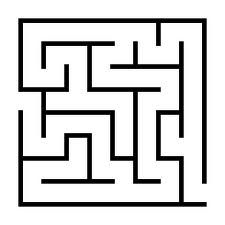
#> input picture src/codes/maze.jpg, 225 x 225 px
$ python rrt2.py   (Python 2 division)   (older library calls are emulated)
#> lines starting #> are read from the running program, lines starting #| are printed output that depends on the picture
import numpy as np
from matplotlib import pyplot as ppl
from matplotlib import cm
from scipy.misc import imread
import random, sys, math, os.path
import cv2

MAP_IMG = './maze.jpg' # Black and white image for a map
MIN_NUM_VERT = 20 # Minimum number of vertex in the graph
MAX_NUM_VERT = 4000 # Maximum number of vertex in the graph
STEP_DISTANCE = 100 # Maximum distance between two vertex
SEED = None # For random numbers

# [168 lines left out: functions rapidlyExploringRandomTree, searchPath, addToGraph, connectPoints, findNearestPoint, not called in this run]

def selectStartGoalPoints(ax, img):
  print 'Select a starting point'
  ax.set_xlabel('Select a starting point')
  occupied = True
  while(occupied):
    point = ppl.ginput(1, timeout=-1, show_clicks=True, mouse_pop=2)
    start = [ round(point[0][0]), round(point[0][1]) ]
    if(img[int(start[1])][int(start[0])] == 255):
      occupied = False
      ax.plot(start[0], start[1], '.r')
    else:
      print 'Cannot place a starting point there'
      ax.set_xlabel('Cannot place a starting point there, choose another point')

  print 'Select a goal point'
  ax.set_xlabel('Select a goal point')
  occupied = True
  while(occupied):
    point = ppl.ginput(1, timeout=-1, show_clicks=False, mouse_pop=2)
    goal = [ round(point[0][0]), round(point[0][1]) ]
    if(img[int(goal[1])][int(goal[0])] == 255):
      occupied = False
      ax.plot(goal[0], goal[1], '.b')
    else:
      print 'Cannot place a goal point there'
      ax.set_xlabel('Cannot place a goal point there, choose another point')

  ppl.draw()
  return start, goal

def main():
  print 'Loading map... with file \'', MAP_IMG,'\''
  img = imread(MAP_IMG, mode="L")
#> img: shape (225, 225); min 0, max 255, mean 211.8
  print(type(img))
#| <class 'numpy.ndarray'>

  kernel = np.ones((3,3),np.uint8)
  img = cv2.dilate(img,kernel,iterations = 1)
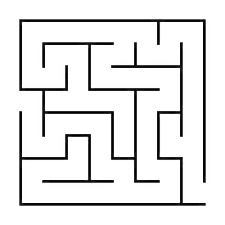
#> img: shape (225, 225); min 0, max 255, mean 230.9
  img = cv2.erode(img,kernel,iterations = 1)
  fig = ppl.gcf()
  fig.clf()
  ax = fig.add_subplot(1, 1, 1)
  ax.imshow(img, cmap=cm.Greys_r)
  ax.axis('image')
  ppl.draw()
  print 'Map is', len(img[0]), 'x', len(img)
#| Map is 225 x 225
  start, goal = selectStartGoalPoints(ax, img)
  path = rapidlyExploringRandomTree(ax, img, start, goal, seed=SEED)

if len(sys.argv) > 2:
  print 'Only one argument is needed'
elif len(sys.argv) > 1:
  if os.path.isfile(sys.argv[1]):
    MAP_IMG = sys.argv[1]
  else:
    print sys.argv[1], 'is not a file'


#> (the run stopped early here; a loop or call above may not have finished)

$ run again, with src/codes/2.jpg copied over src/codes/maze.jpg
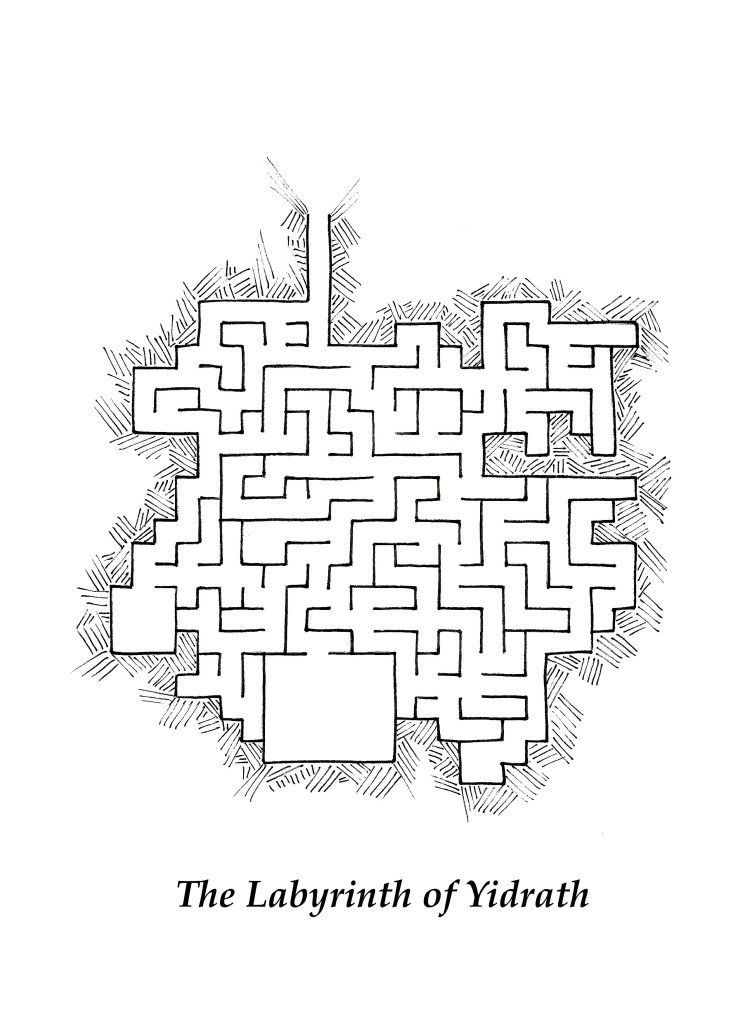
#> input picture src/codes/2.jpg, 745 x 1024 px
#| <class 'numpy.ndarray'>
#> in main, `img = cv2.dilate(img,kernel,iterations = 1)`:
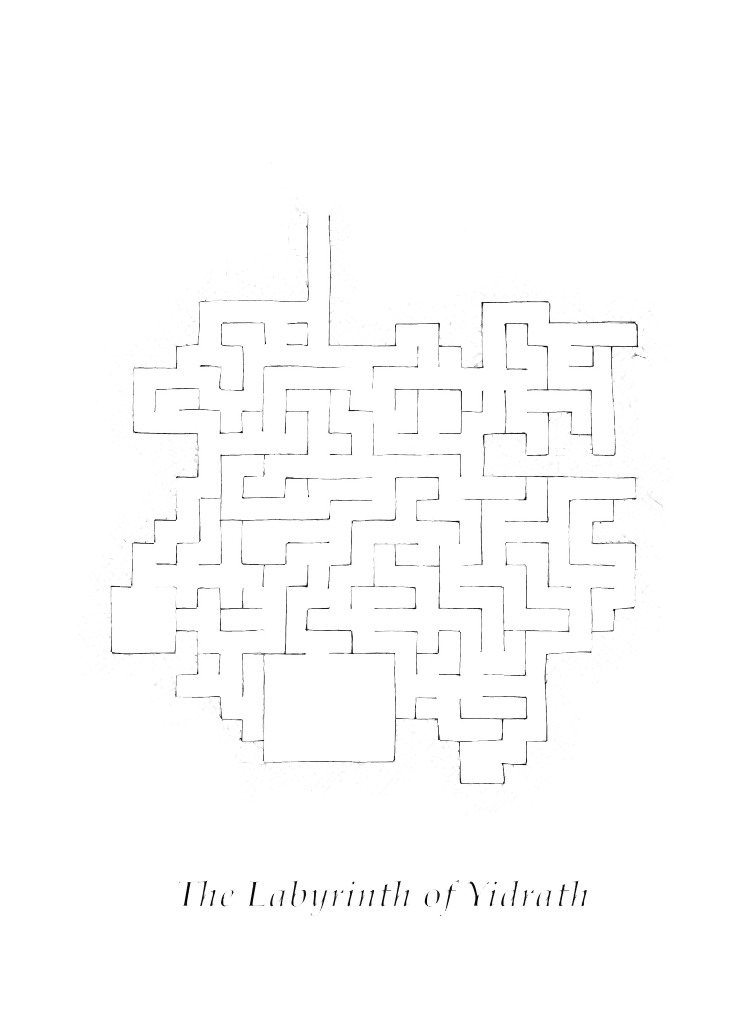
#> img: shape (1024, 745); min 1, max 255, mean 253
#> in main, `img = cv2.erode(img,kernel,iterations = 1)`:
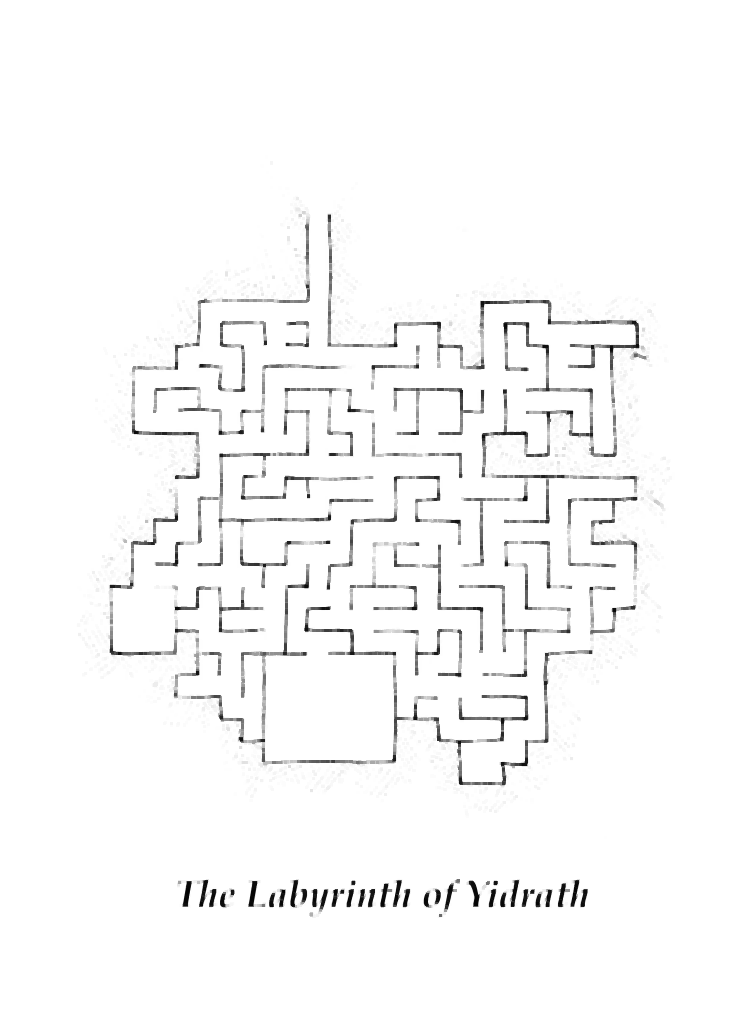
#> img: shape (1024, 745); min 1, max 255, mean 249.1
#| Map is 745 x 1024

$ run again, with src/codes/1.jpeg copied over src/codes/maze.jpg
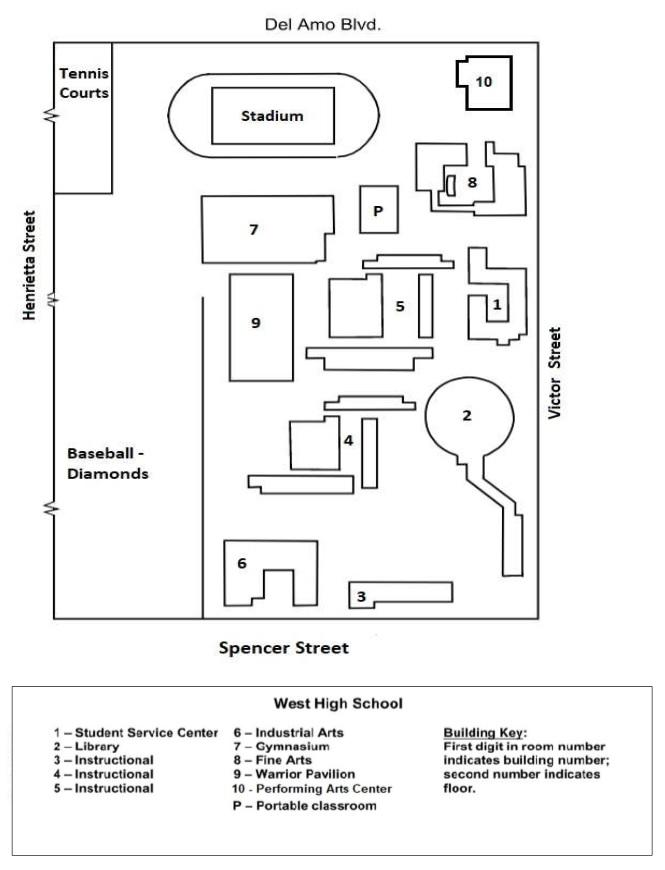
#> input picture src/codes/1.jpeg, 665 x 870 px
#| <class 'numpy.ndarray'>
#> in main, `img = cv2.dilate(img,kernel,iterations = 1)`:
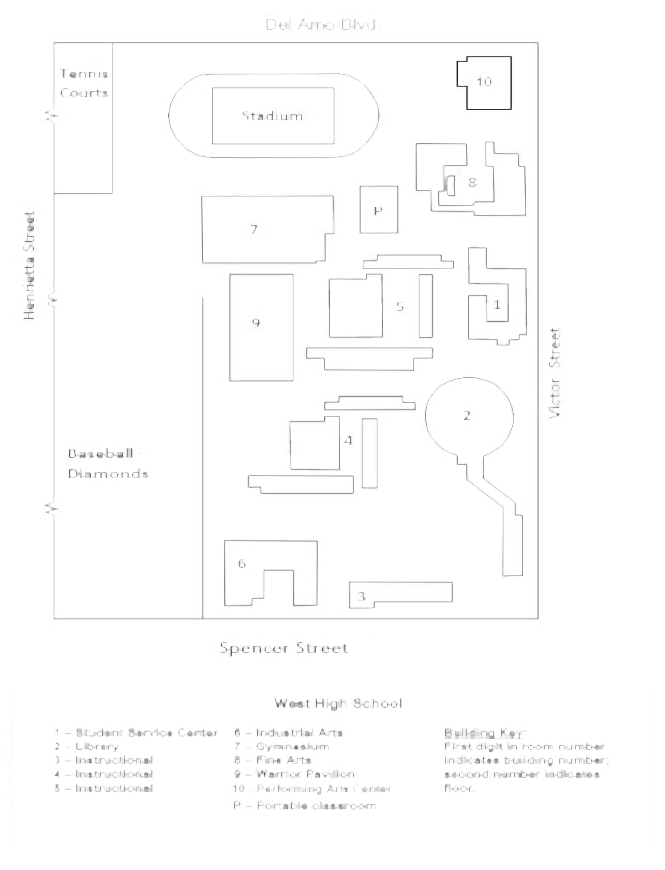
#> img: shape (870, 665); min 12, max 255, mean 252.6
#> in main, `img = cv2.erode(img,kernel,iterations = 1)`:
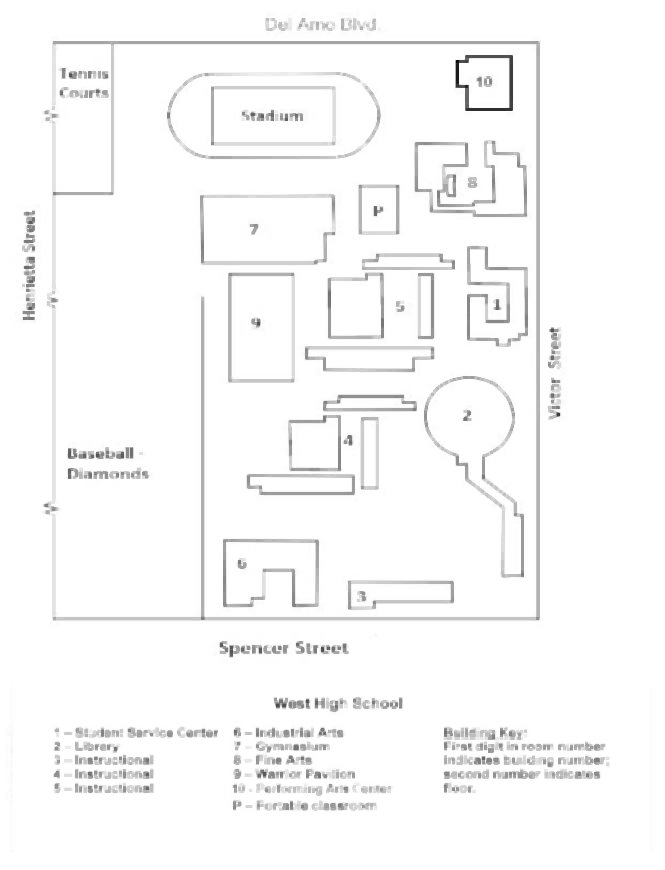
#> img: shape (870, 665); min 12, max 255, mean 248.8
#| Map is 665 x 870
